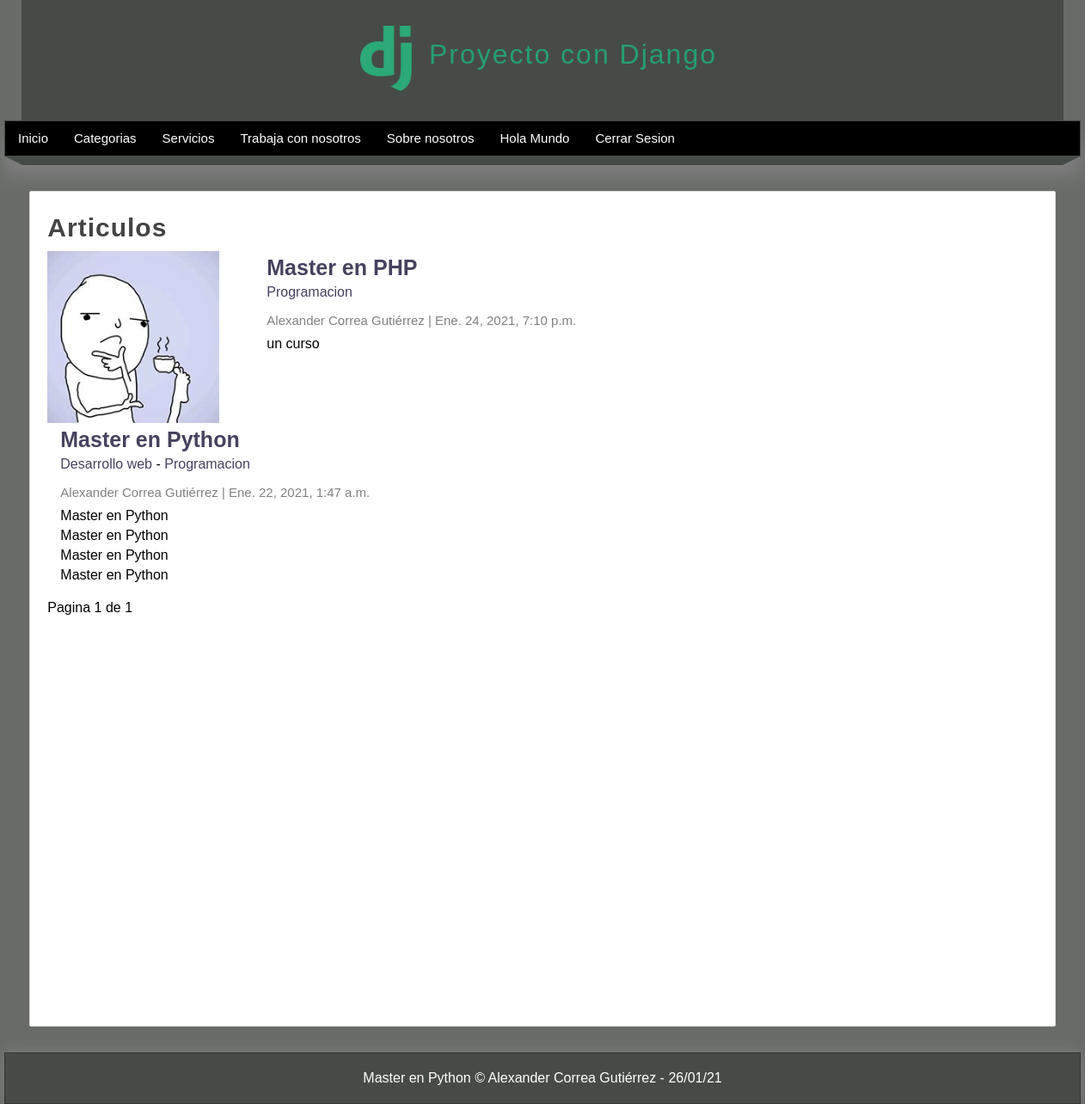
Page /articulos/ (signed in) on the earlier database version.
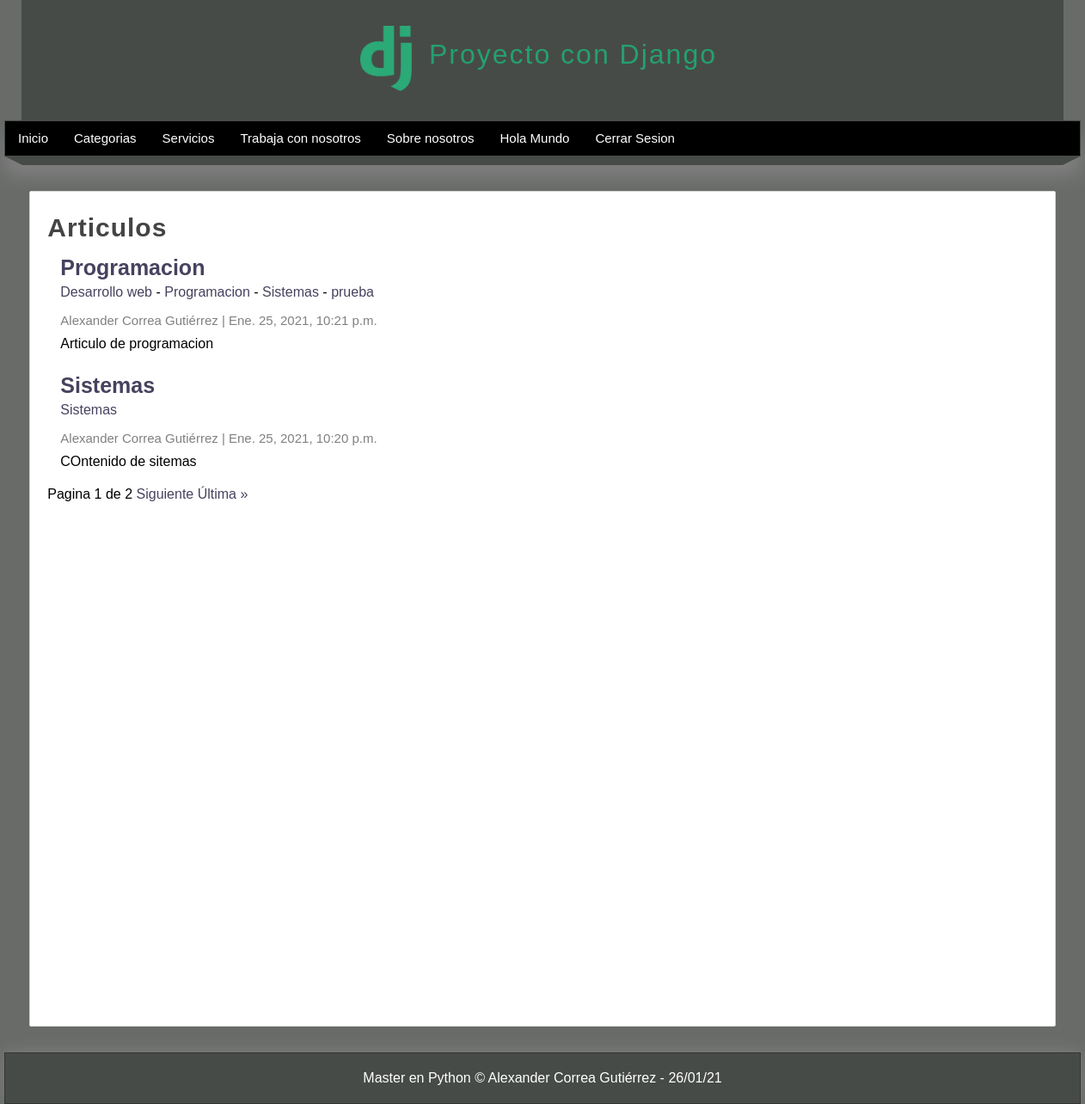
Same page on the later database version.
### pages/models.py (models this page shows, shortened)
class Page(models.Model):
    title = models.CharField(max_length=50, verbose_name= "titulo")
    content = RichTextField(verbose_name="contenido")
    slug = models.CharField(unique=True, max_length=150, verbose_name="URL amigable")
    order = models.IntegerField(default=0, verbose_name="Orden")
    visible = models.BooleanField(verbose_name="¿Visible?")
    created_at = models.DateTimeField(auto_now_add=True, verbose_name="Creado el")
    updated_at = models.DateTimeField(auto_now_add=True, verbose_name="Actualizado el")
    class Meta:
        verbose_name = "Página"
        verbose_name_plural = "Páginas"

### blog/models.py (models this page shows, shortened)
class Article(models.Model):
    title = models.CharField(max_length=150, verbose_name='Titulo')
    content = RichTextField(verbose_name='Contenido')
    image = models.ImageField(default='null', verbose_name="Imagen", upload_to="articles")
    public = models.BooleanField(verbose_name='¿Publicado')
    user = models.ForeignKey(User, editable=False, verbose_name = 'Usuario', on_delete=models.CASCADE)
    categories = models.ManyToManyField(Category, verbose_name = 'Categorias', blank=True)
    created_at = models.DateTimeField(auto_now_add=True,verbose_name= "Creado el")
    updated_at = models.DateTimeField(auto_now_add=True,verbose_name= "Actualizado el")
    class Meta:
        verbose_name = 'Articulo'
        verbose_name_plural = 'Articulos'
        ordering = ['-created_at']

class Category(models.Model):
    name = models.CharField(max_length=100, verbose_name= 'Nombre')
    description = models.CharField(max_length=255, verbose_name='Descripción')
    created_at = models.DateTimeField(auto_now_add=True,verbose_name= "Creado el")
    class Meta:
        verbose_name = 'Categoria'
        verbose_name_plural = 'Categorias'

### blog/views.py (the view)
# urls.py: path('articulos/', views.list, name="list_articles"),
@login_required(login_url="login")
def list(request):
    articles = Article.objects.all()#Saca todos los objetos
    paginator = Paginator(articles, 2)
    page = request.GET.get('page')
    page_articles = paginator.get_page(page)
    return render(request, 'articles/list.html',{
        'title': 'Articulos',
        'articles': page_articles
    })

### blog/processor.py (called while the page is built)
def get_categories(request):
    categories_in_use = Article.objects.filter(public=True).values_list('categories', flat=True)
    categories = Category.objects.filter(id__in=categories_in_use).values_list('id', 'name')
    return {
        'categories': categories,
        'id': categories_in_use
    }

### pages/context_processors.py (called while the page is built)
def get_pages(request):
    pages = Page.objects.filter(visible=True).order_by('order').values_list('id', 'title', 'slug')
    return {
        'pages': pages
    }

### blog/templates/articles/list.html (shortened to what this page needs)
{% extends 'layouts/layout.html' %}
{% block content %}
    <h1 class="title">{{title}}</h1>
    {% include 'articles/articles.html' %}
    {% include 'articles/pagination.html' %}
{% endblock content %}

### mainapp/templates/layouts/layout.html (shortened to what this page needs)
{% load static %}
<!DOCTYPE html>
<html lang="es">
<head>
    {% load static %}
    <link rel="stylesheet" type="text/css" href="{% static 'css/styles.css' %}" />
</head>
<body>
    <header>
        <div id="logotipo">
            <img src="{% static 'images/logo.png' %}" />
            <h1>Proyecto con Django</h1>
        </div>
    </header>
    <nav>
        <ul>
            <li>
                <a href="{% url 'index' %}">Inicio</a>
            </li>
            {% if user.email %}
                <li>
                    <a href="{% url 'list_articles' %}">Categorias</a>
                </li>
                {% for page in pages %}
                    <li>
                        <a href="{% url 'page' page.2 %}">{{page.1}}</a>
                    </li>
                {% endfor %}
                <li>
                    <a href="{% url 'logout' %}">Cerrar Sesion</a>
                </li>
            {% endif %}
        </ul>
    </nav>
    <div class="barra">
        <span class="esquina-izquierda"></span>
        <span class="relleno-barra"></span>
        <span class="esquina-derecha"></span>
    </div>
    <div id="content">
        <div class="box">
            {% block content %}{% endblock %}
        </div>
    </div>
    <footer>
        Master en Python &copy; Alexander Correa Gutiérrez - {% now "d/m/y" %}
    </footer>
</body>
</html>

### blog/templates/articles/articles.html (shortened to what this page needs)
{% for article in articles %}
        <article class="article-item">
            {% if article.image != 'null' and article.image.url|length >= 1 %}
                <div class="image">
                    <img src="{{article.image.url}}"/>
                </div>
            {% endif %}
            <div class="data">
                <h2>
                    <a href = "{% url 'article' article.id %}">
                        {{article.title}}
                    </a>
                </h2>
                <p>
                    {% for category in article.categories.all %}
                        <a href="{% url 'category' category.id %}">{{category.name}}</a>
                        {% if forloop.counter < article.categories.all|length %}
                            {{"-"}}
                        {% endif %}
                    {% endfor %}
                </p>
                <span class="date">
                    {{article.user.first_name}} {{article.user.last_name}}
                    |
                    {{article.created_at}}
                </span>
                <p>
                    {{article.content|safe}}
                </p>
            </div>
        </article>
    {% endfor %}

Differences in the rows shown:
no longer on this page (row unchanged): Article: image (picture), title "Master en PHP", user.first_name "Alexander", user.last_name "Correa Gutiérrez", created_at "Ene. 24, 2021, 7:10 p.m.", content "un curso", Category (name "Programacion")
no longer on this page (row unchanged): Article: title "Master en Python", user.first_name "Alexander", user.last_name "Correa Gutiérrez", created_at "Ene. 22, 2021, 1:47 a.m.", content "Master en Python Master en Python Master en Python Master en Python", Category (name "Desarrollo web", value "-"), Category (name "Programacion")
added Article: title "Programacion", user.first_name "Alexander", user.last_name "Correa Gutiérrez", created_at "Ene. 25, 2021, 10:21 p.m.", content "Articulo de programacion", Category (name "Desarrollo web", value "-"), Category (name "Programacion", value "-")
now on this page (row unchanged): Category: name "Sistemas", value "-"
added Category: name "prueba", shown under "Programacion"
added Article: title "Sistemas", user.first_name "Alexander", user.last_name "Correa Gutiérrez", created_at "Ene. 25, 2021, 10:20 p.m.", content "COntenido de sitemas"
Other differences:
{{ articles.paginator.num_pages }}: "1" → "2"
text now shown: "Siguiente Última »"
